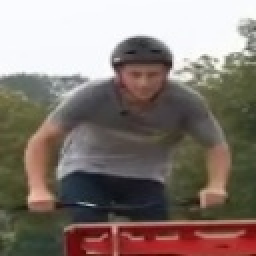
#> input picture sequences_dataset/360/360_bem_de_frente_seq001/bike_frame_000011_det_0.jpg, 128 x 128 px (shown 2 times larger); its folder holds 3 pictures in this run
$ python diagnose_motion.py
#> lines starting #> are read from the running program, lines starting #| are printed output that depends on the picture
### dataset.py
import re
from dataclasses import dataclass
from typing import List

import numpy as np
import cv2

from config import (
    SEQUENCES_DIR, CLASSES, SEQ_LEN, IMG_SIZE, FRAME_STEP, SPAN,
    WINDOW_STRIDE, SEQ_CHUNK, VAL_SPLIT, SEED,
)

IMG_EXTS = {".jpg", ".jpeg", ".png"}


@dataclass
class SequenceSample:
    frames: list          # lista de Paths dos frames, em ordem temporal
    windows: List[list]   # lista de janelas; cada janela e uma lista de indices em `frames`
    label: int            # indice da classe
    group: str = ""       # video de origem (para validacao cruzada agrupada)


def _natural_key(path):
    """Ordena por numero embutido no nome (frame_2 antes de frame_10)."""
    nums = re.findall(r"\d+", path.name)
    return [int(n) for n in nums] if nums else [0]


def _sample_windows(n, seq_len=SEQ_LEN, frame_step=FRAME_STEP,
                    span=SPAN, stride=WINDOW_STRIDE):
    if n < span:
        idx = np.linspace(0, n - 1, seq_len).round().astype(int)
        return [idx.tolist()]
    windows = []
    start = 0
    while start + span <= n:
        windows.append([start + j * frame_step for j in range(seq_len)])
        start += stride
    last_start = n - span
    last = [last_start + j * frame_step for j in range(seq_len)]
    if not windows or last != windows[-1]:
        windows.append(last)
    return windows


def _chunk(frames, chunk):
    if len(frames) <= chunk:
        return [frames]
    n_chunks = round(len(frames) / chunk)
    n_chunks = max(1, n_chunks)
    bounds = np.linspace(0, len(frames), n_chunks + 1).round().astype(int)
    return [frames[bounds[i]:bounds[i + 1]] for i in range(n_chunks)
            if bounds[i + 1] - bounds[i] >= SEQ_LEN]  # descarta pedacos curtos demais


def list_sequences() -> List[SequenceSample]:
    samples = []
    for cls_idx, cls in enumerate(CLASSES):
        cls_dir = SEQUENCES_DIR / cls
        if not cls_dir.exists():
            continue
        for seq_dir in sorted(p for p in cls_dir.iterdir() if p.is_dir()):
            frames = sorted(
                (p for p in seq_dir.iterdir() if p.suffix.lower() in IMG_EXTS),
                key=_natural_key,
            )
            if not frames:
                continue
            for chunk_frames in _chunk(frames, SEQ_CHUNK):
                windows = _sample_windows(len(chunk_frames))
                samples.append(SequenceSample(chunk_frames, windows, cls_idx, seq_dir.name))
#> pass 2 of the loop in list_sequences, `for cls_idx, cls in enumerate(CLASSES):`:
    return samples


# [38 lines left out: functions split_sequences, load_frame, not called in this run]


# [2 lines that do not run on import are left out]

### motion_features.py
import numpy as np
import cv2

from config import IMG_SIZE, FRAME_STEP

FLOW_SIZE = 96            # resolucao em que o fluxo e calculado (mais barato)
MOTION_DIM = 7           # dimensao do descritor de movimento por frame

# Nomes dos componentes do descritor (para documentacao/diagnostico).
MOTION_NAMES = [
    "mag_mean", "mag_std", "curl_abs_mean", "curl_mean",
    "div_abs_mean", "div_mean", "mag_p90",
]


def _gray(path_or_img):
    if isinstance(path_or_img, np.ndarray):
        img = path_or_img
        if img.ndim == 3:
            img = cv2.cvtColor(img, cv2.COLOR_BGR2GRAY)
    else:
        img = cv2.imread(str(path_or_img), cv2.IMREAD_GRAYSCALE)
#> img: shape (128, 128); min 15, max 255, mean 124.1
        if img is None:
            img = np.zeros((FLOW_SIZE, FLOW_SIZE), np.uint8)
    return cv2.resize(img, (FLOW_SIZE, FLOW_SIZE))


def flow_descriptor(prev_gray, cur_gray):
    flow = cv2.calcOpticalFlowFarneback(
        prev_gray, cur_gray, None,
        pyr_scale=0.5, levels=3, winsize=15,
        iterations=3, poly_n=5, poly_sigma=1.2, flags=0,
    )
    fx, fy = flow[..., 0], flow[..., 1]
    mag = np.sqrt(fx * fx + fy * fy)

    # Gradientes para curl (rotacao) e divergencia (expansao/translacao).
    dfx_dy, dfx_dx = np.gradient(fx)
    dfy_dy, dfy_dx = np.gradient(fy)
    curl = dfy_dx - dfx_dy          # vorticidade -> rotacao
    div = dfx_dx + dfy_dy           # divergencia

    return np.array([
        mag.mean(),
        mag.std(),
        np.abs(curl).mean(),
        curl.mean(),
        np.abs(div).mean(),
        div.mean(),
        np.percentile(mag, 90),
    ], dtype=np.float32)


def sequence_motion(frame_paths):
    grays = [_gray(p) for p in frame_paths]
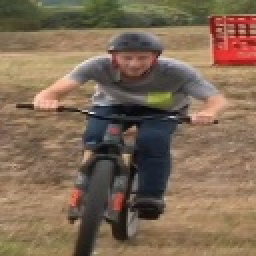
#> input picture sequences_dataset/360/360_bem_de_frente_seq001/bike_frame_000082_det_0.jpg, 128 x 128 px (shown 2 times larger)
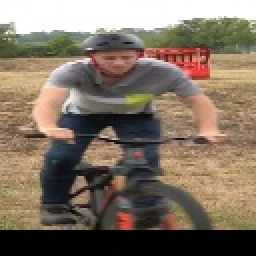
#> input picture sequences_dataset/360/360_bem_de_frente_seq001/bike_frame_000101_det_0.jpg, 128 x 128 px (shown 2 times larger)
#> in _gray (call 3), `return cv2.resize(img, (FLOW_SIZE, FLOW_SIZE))`:
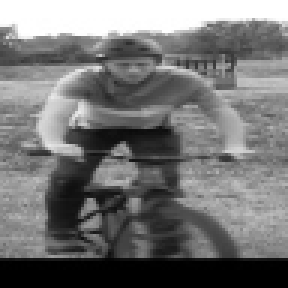
#> returned value: shape (96, 96) (shown 3 times larger); min 0, max 255, mean 117
#> grays = 3 items
    n = len(grays)
#> n = 3
    out = np.zeros((n, MOTION_DIM), dtype=np.float32)
    for i in range(FRAME_STEP, n):
        out[i] = flow_descriptor(grays[i - FRAME_STEP], grays[i])
#> this loop made 1 pass
#> pass 1, in flow_descriptor, `fx, fy = flow[..., 0], flow[..., 1]`:
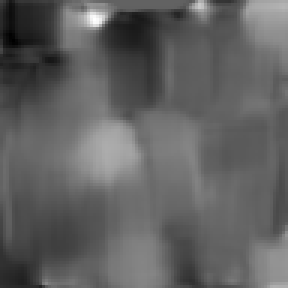
#> fx: shape (96, 96) float32 (shown 3 times larger); min -11.98, max 19.19, mean -0.105; drawn with min black and max white
#> pass 1, in flow_descriptor, `fx, fy = flow[..., 0], flow[..., 1]`:
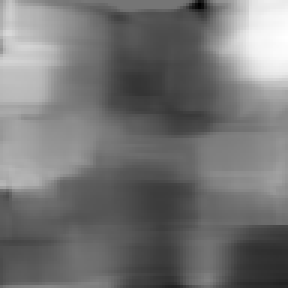
#> fy: shape (96, 96) float32 (shown 3 times larger); min -9.73, max 11.4, mean -0.118; drawn with min black and max white
#> pass 1, in flow_descriptor, `mag = np.sqrt(fx * fx + fy * fy)`:
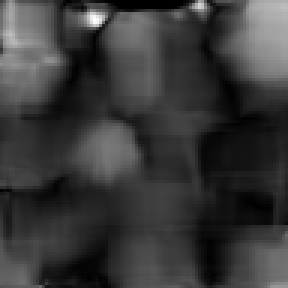
#> mag: shape (96, 96) float32 (shown 3 times larger); min 3.6e-06, max 19.19, mean 4.35; drawn with min black and max white
#> pass 1, in flow_descriptor, `dfx_dy, dfx_dx = np.gradient(fx)`:
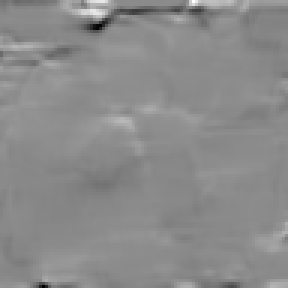
#> dfx_dy: shape (96, 96) float32 (shown 3 times larger); min -7.12, max 5.92, mean -0.000104; drawn with min black and max white
    # Preenche o inicio repetindo o primeiro descritor valido.
    if n > FRAME_STEP:
        out[:FRAME_STEP] = out[FRAME_STEP]
    return out

### diagnose_motion.py
import numpy as np
from sklearn.linear_model import LogisticRegression
from sklearn.model_selection import StratifiedGroupKFold
from sklearn.preprocessing import StandardScaler

from config import CLASSES, SEED
from dataset import list_sequences
from motion_features import sequence_motion, MOTION_NAMES

samples = list_sequences()
X, y, g = [], [], []
for s in samples:
    m = sequence_motion(s.frames)              # (n, MOTION_DIM)
    # Estatisticas temporais do movimento: media e desvio ao longo do tempo.
    stat = np.concatenate([m.mean(0), m.std(0)])
#> stat = [4.35, 2.85, 0.411, 0.00998, 0.476, 0.0141, 8.43, 0, 0, 0, 0, 0, 9.31e-10, 0]
    X.append(stat); y.append(s.label); g.append(s.group)
#> pass 2 of the loop `for s in samples:`:
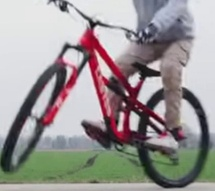
#> input picture sequences_dataset/360/360_de_frente_seq001/bike_frame_000148_det_0.jpg, 215 x 191 px
#> in _gray (call 4), `img = cv2.imread(str(path_or_img), cv2.IMREAD_GRAYSCALE)`:
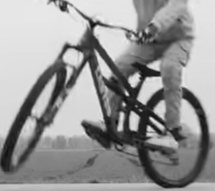
#> img: shape (191, 215); min 9, max 241, mean 150.5
#> in _gray (call 4), `return cv2.resize(img, (FLOW_SIZE, FLOW_SIZE))`:
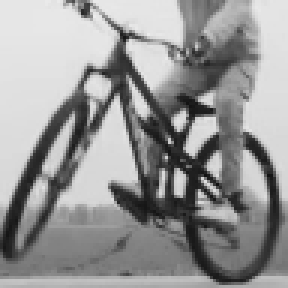
#> returned value: shape (96, 96) (shown 3 times larger); min 18, max 236, mean 150.4
#> stat = [0, 0, 0, 0, 0, 0, 0, 0, 0, 0, 0, 0, 0, 0]
X = np.asarray(X); y = np.asarray(y); g = np.asarray(g)
print("X:", X.shape, "| classes:", np.bincount(y))
#| X: (2, 14) | classes: [2]

# Compara o sinal de rotacao (curl) entre as classes.
curl_idx = MOTION_NAMES.index("curl_abs_mean")
for c, name in enumerate(CLASSES):
    v = X[y == c, curl_idx]
    print(f"  curl_abs_mean [{name:6s}]: {v.mean():.4f} +/- {v.std():.4f}")
#> this loop made 2 passes
#> v on pass 1: [0.411, 0]
#|   curl_abs_mean [360   ]: 0.2054 +/- 0.2054
#|   curl_abs_mean [normal]: nan +/- nan

k = min(5, min((y == c).sum() for c in range(len(CLASSES))))
#> (the run stopped early here; a loop or call above may not have finished)
